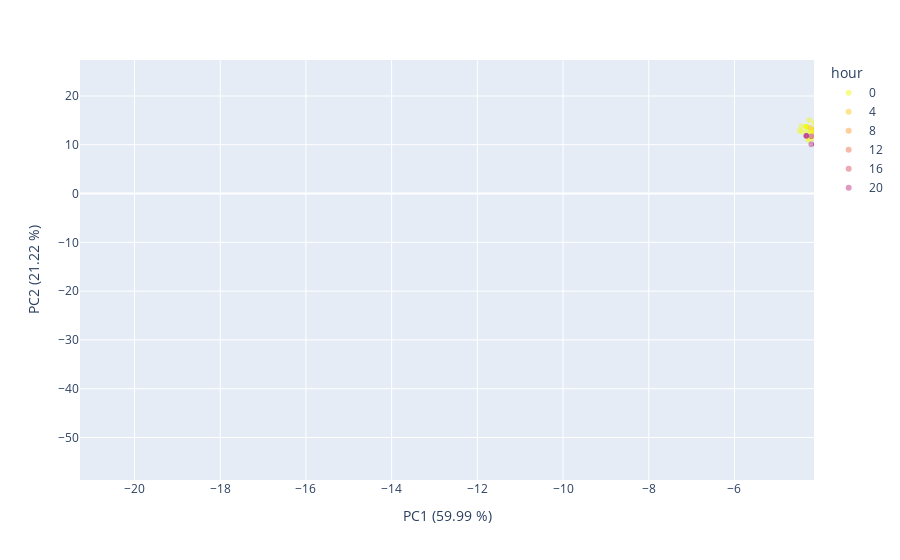
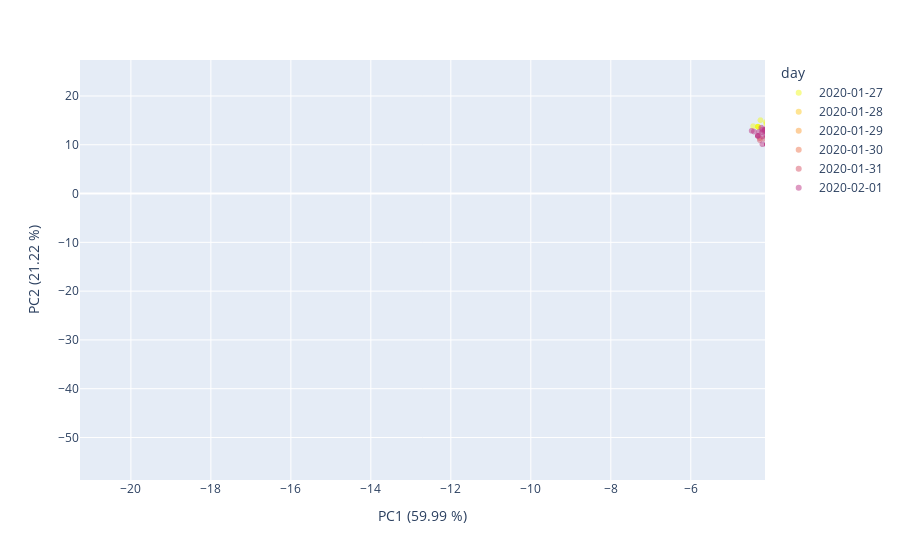

Notebook code for these charts, in order:
### Markdown cell above
We build another PCA just to visually investigate the effect on no occupant data.

### Code cell
# unzipping vectors inside the single column to multiple columns
pca_no_occupants_unzipped = pca_no_occupants.withColumn("feature", vector_to_array("pcaFeatures")).select(["timestamp"]+[col("feature")[i] for i in range(n_components)])

# zero-ing the first component of the pca, to remove it from re-projection in the original space
pca_no_occupants_unzipped = pca_no_occupants_unzipped.withColumn('feature[0]',lit(0))

# re-zipping features into single column
invert_columns_to_convert = pca_no_occupants_unzipped.columns
invert_columns_to_convert.remove('timestamp')
assembler_invert = VectorAssembler(inputCols = invert_columns_to_convert, outputCol = 'pcaFeatures')
pca_no_occupants_zipped = assembler_invert.transform(pca_no_occupants_unzipped).select(['timestamp', 'pcaFeatures']).orderBy('timestamp')

# re-projecting to the original space
inv_transf = spark.createDataFrame(pca.inverse_transform(pca_no_occupants_zipped, schema=cols_to_process))

# Define new PCA model
pca_after_corr = PCAWrapper(k=2, inputCol="pcaFeatures", outputCol="pcaFeatures2", centering_data=True)

# Fit the model to the data
assembled_df_no_occupants_2 = assembler.transform(inv_transf)
pca_after_corr = pca_after_corr.fit(assembled_df_no_occupants_2)
var_new_proj = pca_after_corr.explainedVariance

# Transform the data
pca_no_occupants2 = pca_after_corr.transform(assembled_df_no_occupants_2)
pca_no_occupants2_ = pca_no_occupants2.withColumn("hour", hour(pca_no_occupants2.timestamp)) \
                                .where("timestamp >= '2020-01-27' AND timestamp < '2020-02-02'") \
                                .where("hour=0 OR hour=4 OR hour=8 OR hour=12 OR hour=16 OR hour=20")

df_visual2 = pca_no_occupants2_.select(['timestamp','pcaFeatures2']).toPandas()
visual_data_2 = np.array(df_visual2['pcaFeatures2'].tolist())
df_visual.head()

# Plots
    
visual_data_day_df_2 = pd.DataFrame({'PC1':visual_data_2[:,1], 'PC2':visual_data_2[:,0], 'day':pd.to_datetime(df_visual2['timestamp']).dt.date})
visual_data_hours_df_2 = pd.DataFrame({'PC1':visual_data_2[:,1], 'PC2':visual_data_2[:,0], 'hour':pd.to_datetime(df_visual2['timestamp']).dt.hour.astype('str')})

## Plot no occupant data after environmental correction by hour
fig = px.scatter(visual_data_hours_df_2, x='PC1', y='PC2', color='hour', opacity=0.5, color_discrete_sequence= px.colors.sequential.Plasma_r)
fig.update_traces(marker=dict(colorscale='Viridis'), selector=dict(type='scatter'))
fig.update_layout(
    xaxis_title="PC1 ({:.2f} %)".format(var_new_proj[0]*100),
    yaxis_title="PC2 ({:.2f} %)".format(var_new_proj[1]*100),
    xaxis_range=[x_min, x_max],
    yaxis_range=[y_min, y_max] 
)
fig.show()

## Plot no occupant data after environmental correction by day
fig = px.scatter(visual_data_day_df_2, x='PC1', y='PC2', color='day', opacity=0.5, color_discrete_sequence= px.colors.sequential.Plasma_r)
fig.update_traces(marker=dict(colorscale='Viridis'), selector=dict(type='scatter'))
fig.update_layout(
    xaxis_title="PC1 ({:.2f} %)".format(var_new_proj[0]*100),
    yaxis_title="PC2 ({:.2f} %)".format(var_new_proj[1]*100),
    xaxis_range=[x_min, x_max],
    yaxis_range=[y_min, y_max]   
)
fig.show()

### Figure 1 — Plotly figure (JSON) as saved in the notebook; plotly's stock layout.template omitted (floating-point values rounded to 4 significant figures; data arrays with more than 128 entries replaced by an {"elided": "..."} marker saying what was removed)
{"data": [{"hovertemplate": "hour=0<br>PC1=%{x}<br>PC2=%{y}<extra></extra>", "legendgroup": "0", "marker": {"color": "#f0f921", "opacity": 0.5, "symbol": "circle"}, "mode": "markers", "name": "0", "showlegend": true, "type": "scattergl", "x": {"elided": "1080 float values"}, "xaxis": "x", "y": {"elided": "1080 float values"}, "yaxis": "y"}, {"hovertemplate": "hour=4<br>PC1=%{x}<br>PC2=%{y}<extra></extra>", "legendgroup": "4", "marker": {"color": "#fdca26", "opacity": 0.5, "symbol": "circle"}, "mode": "markers", "name": "4", "showlegend": true, "type": "scattergl", "x": {"elided": "1080 float values"}, "xaxis": "x", "y": {"elided": "1080 float values"}, "yaxis": "y"}, {"hovertemplate": "hour=8<br>PC1=%{x}<br>PC2=%{y}<extra></extra>", "legendgroup": "8", "marker": {"color": "#fb9f3a", "opacity": 0.5, "symbol": "circle"}, "mode": "markers", "name": "8", "showlegend": true, "type": "scattergl", "x": {"elided": "1080 float values"}, "xaxis": "x", "y": {"elided": "1080 float values"}, "yaxis": "y"}, {"hovertemplate": "hour=12<br>PC1=%{x}<br>PC2=%{y}<extra></extra>", "legendgroup": "12", "marker": {"color": "#ed7953", "opacity": 0.5, "symbol": "circle"}, "mode": "markers", "name": "12", "showlegend": true, "type": "scattergl", "x": {"elided": "1080 float values"}, "xaxis": "x", "y": {"elided": "1080 float values"}, "yaxis": "y"}, {"hovertemplate": "hour=16<br>PC1=%{x}<br>PC2=%{y}<extra></extra>", "legendgroup": "16", "marker": {"color": "#d8576b", "opacity": 0.5, "symbol": "circle"}, "mode": "markers", "name": "16", "showlegend": true, "type": "scattergl", "x": {"elided": "1080 float values"}, "xaxis": "x", "y": {"elided": "1080 float values"}, "yaxis": "y"}, {"hovertemplate": "hour=20<br>PC1=%{x}<br>PC2=%{y}<extra></extra>", "legendgroup": "20", "marker": {"color": "#bd3786", "opacity": 0.5, "symbol": "circle"}, "mode": "markers", "name": "20", "showlegend": true, "type": "scattergl", "x": {"elided": "1080 float values"}, "xaxis": "x", "y": {"elided": "1080 float values"}, "yaxis": "y"}], "layout": {"autosize": true, "legend": {"title": {"text": "hour"}, "tracegroupgap": 0}, "margin": {"t": 60}, "xaxis": {"anchor": "y", "domain": [0, 1], "range": [-21.27, -4.144], "title": {"text": "PC1 (59.99 %)"}, "type": "linear"}, "yaxis": {"anchor": "x", "domain": [0, 1], "range": [-58.71, 27.38], "title": {"text": "PC2 (21.22 %)"}, "type": "linear"}}}

### Figure 2 — Plotly figure (JSON) as saved in the notebook; plotly's stock layout.template omitted (floating-point values rounded to 4 significant figures; data arrays with more than 128 entries replaced by an {"elided": "..."} marker saying what was removed)
{"data": [{"hovertemplate": "day=2020-01-27<br>PC1=%{x}<br>PC2=%{y}<extra></extra>", "legendgroup": "2020-01-27", "marker": {"color": "#f0f921", "opacity": 0.5, "symbol": "circle"}, "mode": "markers", "name": "2020-01-27", "showlegend": true, "type": "scattergl", "x": {"elided": "1080 float values"}, "xaxis": "x", "y": {"elided": "1080 float values"}, "yaxis": "y"}, {"hovertemplate": "day=2020-01-28<br>PC1=%{x}<br>PC2=%{y}<extra></extra>", "legendgroup": "2020-01-28", "marker": {"color": "#fdca26", "opacity": 0.5, "symbol": "circle"}, "mode": "markers", "name": "2020-01-28", "showlegend": true, "type": "scattergl", "x": {"elided": "1080 float values"}, "xaxis": "x", "y": {"elided": "1080 float values"}, "yaxis": "y"}, {"hovertemplate": "day=2020-01-29<br>PC1=%{x}<br>PC2=%{y}<extra></extra>", "legendgroup": "2020-01-29", "marker": {"color": "#fb9f3a", "opacity": 0.5, "symbol": "circle"}, "mode": "markers", "name": "2020-01-29", "showlegend": true, "type": "scattergl", "x": {"elided": "1080 float values"}, "xaxis": "x", "y": {"elided": "1080 float values"}, "yaxis": "y"}, {"hovertemplate": "day=2020-01-30<br>PC1=%{x}<br>PC2=%{y}<extra></extra>", "legendgroup": "2020-01-30", "marker": {"color": "#ed7953", "opacity": 0.5, "symbol": "circle"}, "mode": "markers", "name": "2020-01-30", "showlegend": true, "type": "scattergl", "x": {"elided": "1080 float values"}, "xaxis": "x", "y": {"elided": "1080 float values"}, "yaxis": "y"}, {"hovertemplate": "day=2020-01-31<br>PC1=%{x}<br>PC2=%{y}<extra></extra>", "legendgroup": "2020-01-31", "marker": {"color": "#d8576b", "opacity": 0.5, "symbol": "circle"}, "mode": "markers", "name": "2020-01-31", "showlegend": true, "type": "scattergl", "x": {"elided": "1080 float values"}, "xaxis": "x", "y": {"elided": "1080 float values"}, "yaxis": "y"}, {"hovertemplate": "day=2020-02-01<br>PC1=%{x}<br>PC2=%{y}<extra></extra>", "legendgroup": "2020-02-01", "marker": {"color": "#bd3786", "opacity": 0.5, "symbol": "circle"}, "mode": "markers", "name": "2020-02-01", "showlegend": true, "type": "scattergl", "x": {"elided": "1080 float values"}, "xaxis": "x", "y": {"elided": "1080 float values"}, "yaxis": "y"}], "layout": {"autosize": true, "legend": {"title": {"text": "day"}, "tracegroupgap": 0}, "margin": {"t": 60}, "xaxis": {"anchor": "y", "domain": [0, 1], "range": [-21.27, -4.144], "title": {"text": "PC1 (59.99 %)"}, "type": "linear"}, "yaxis": {"anchor": "x", "domain": [0, 1], "range": [-58.71, 27.38], "title": {"text": "PC2 (21.22 %)"}, "type": "linear"}}}
